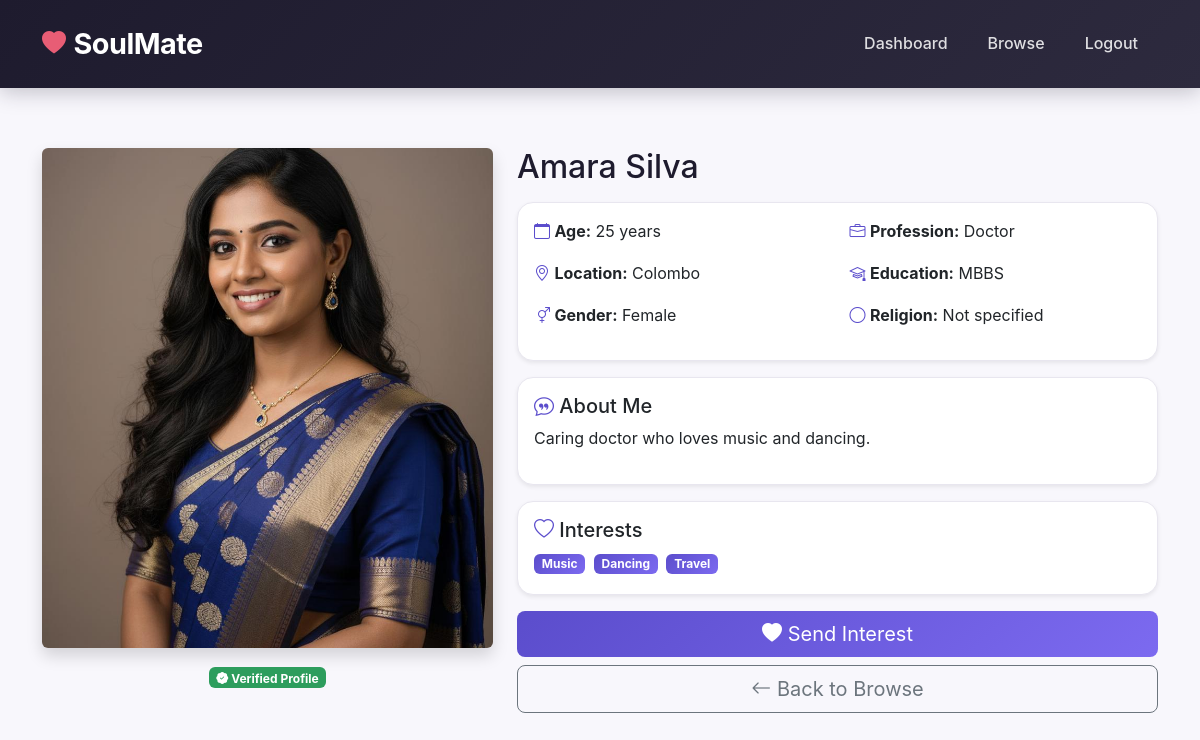
The app's page /profile.php?id=2 (signed in) with its own data.
### tables this page shows
CREATE TABLE users (
    id INT AUTO_INCREMENT PRIMARY KEY,
    first_name VARCHAR(50) NOT NULL,
    last_name VARCHAR(50) NOT NULL,
    email VARCHAR(100) UNIQUE NOT NULL,
    password_hash VARCHAR(255) NOT NULL,
    gender ENUM('male', 'female', 'other') NOT NULL,
    birthdate DATE NOT NULL,
    location VARCHAR(50) NOT NULL,
    occupation VARCHAR(100),
    education VARCHAR(50),
    religion VARCHAR(50),
    bio TEXT,
    looking_for ENUM('male', 'female', 'both', 'other'),
    interests TEXT,
    profile_image VARCHAR(255),
    is_verified BOOLEAN DEFAULT FALSE,
    created_at TIMESTAMP DEFAULT CURRENT_TIMESTAMP,
    updated_at TIMESTAMP DEFAULT CURRENT_TIMESTAMP ON UPDATE CURRENT_TIMESTAMP,
    last_login TIMESTAMP NULL
);

### includes/functions.php (called while the page is built, shortened)
<?php
function calculateAge($birthdate) {
    $today = new DateTime();
    $dob = new DateTime($birthdate);
    $diff = $today->diff($dob);
    return $diff->y;
}
function getUserById($userId) {
    $pdo = getDBConnection();
    $stmt = $pdo->prepare("SELECT * FROM users WHERE id = ?");
    $stmt->execute([$userId]);
    return $stmt->fetch();
}
?>

### profile.php (the view, shortened to what this page needs)
<?php
require_once 'includes/functions.php';
$profileId = (int)$_GET['id'];
$profile = getUserById($profileId);
$age = calculateAge($profile['birthdate']);
$imgSrc = 'images/profile1.jpeg';
if (!empty($profile['profile_image']) && file_exists($profile['profile_image'])) {
    $imgSrc = $profile['profile_image'];
} else {
    $localImages = [
        1 => 'profile1.jpeg',
        2 => 'profile2.jpeg',
        3 => 'profile3.jpeg',
        4 => 'profile4.jpeg',
        5 => 'profile5.jpeg',
        6 => 'profile6.jpeg'
    ];
    if (isset($localImages[$profile['id']])) {
        $imgSrc = 'images/' . $localImages[$profile['id']];
    } elseif ($profile['gender'] == 'female') {
        $imgSrc = 'images/profile2.jpeg';
    } else {
        $imgSrc = 'images/profile1.jpeg';
    }
}
?>
<!DOCTYPE html>
<html lang="en">
<head>
    <link href="https://cdn.jsdelivr.net/npm/bootstrap@5.3.2/dist/css/bootstrap.min.css" rel="stylesheet">
    <link rel="stylesheet" href="https://cdn.jsdelivr.net/npm/bootstrap-icons@1.11.3/font/bootstrap-icons.min.css">
    <link rel="stylesheet" href="css/style.css">
</head>
<body>
    <nav class="navbar navbar-expand-lg navbar-dark fixed-top soulmate-navbar">
        <div class="container">
            <a class="navbar-brand fw-bold" href="index.php">
                <i class="bi bi-heart-fill me-2"></i>
                SoulMate
            </a>
            <div class="collapse navbar-collapse" id="navbarNav">
                <ul class="navbar-nav ms-auto">
                    <li class="nav-item"><a class="nav-link" href="dashboard.php">Dashboard</a></li>
                    <li class="nav-item"><a class="nav-link" href="browse.php">Browse</a></li>
                    <li class="nav-item"><a class="nav-link" href="auth/logout.php">Logout</a></li>
                </ul>
            </div>
        </div>
    </nav>
    <div style="padding-top: 100px;">
        <div class="container mt-5">
            <div class="row">
                <div class="col-md-5 text-center">
                    <img src="<?php echo $imgSrc; ?>"
                         class="img-fluid rounded shadow"
                         style="max-height: 500px; width: 100%; object-fit: cover;"
                         alt="<?php echo htmlspecialchars($profile['first_name']); ?>">
                    <div class="mt-3">
                        <span class="badge bg-success"><i class="bi bi-patch-check-fill"></i> Verified Profile</span>
                    </div>
                </div>
                <div class="col-md-7">
                    <h2 class="mb-3"><?php echo htmlspecialchars($profile['first_name'] . ' ' . $profile['last_name']); ?></h2>
                    <div class="card shadow-sm mb-3">
                        <div class="card-body">
                            <div class="row">
                                <div class="col-sm-6">
                                    <p><i class="bi bi-calendar" style="color: #5b4dcc;"></i> <strong>Age:</strong> <?php echo $age; ?> years</p>
                                    <p><i class="bi bi-geo-alt" style="color: #5b4dcc;"></i> <strong>Location:</strong> <?php echo htmlspecialchars($profile['location']); ?></p>
                                    <p><i class="bi bi-gender-ambiguous" style="color: #5b4dcc;"></i> <strong>Gender:</strong> <?php echo ucfirst($profile['gender']); ?></p>
                                </div>
                                <div class="col-sm-6">
                                    <p><i class="bi bi-briefcase" style="color: #5b4dcc;"></i> <strong>Profession:</strong> <?php echo htmlspecialchars($profile['occupation'] ?? 'Not specified'); ?></p>
                                    <p><i class="bi bi-mortarboard" style="color: #5b4dcc;"></i> <strong>Education:</strong> <?php echo htmlspecialchars($profile['education'] ?? 'Not specified'); ?></p>
                                    <p><i class="bi bi-circle" style="color: #5b4dcc;"></i> <strong>Religion:</strong> <?php echo htmlspecialchars($profile['religion'] ?? 'Not specified'); ?></p>
                                </div>
                            </div>
                        </div>
                    </div>
                    <div class="card shadow-sm mb-3">
                        <div class="card-body">
                            <h5><i class="bi bi-chat-quote" style="color: #5b4dcc;"></i> About Me</h5>
                            <p><?php echo nl2br(htmlspecialchars($profile['bio'] ?? 'No bio available.')); ?></p>
                        </div>
                    </div>
                    <?php if ($profile['interests']): ?>
                    <div class="card shadow-sm mb-3">
                        <div class="card-body">
                            <h5><i class="bi bi-heart" style="color: #5b4dcc;"></i> Interests</h5>
                            <?php foreach (explode(',', $profile['interests']) as $interest): ?>
                                <span class="badge me-1 mb-1" style="background: linear-gradient(135deg, #5b4dcc 0%, #7c6af0 100%);"><?php echo htmlspecialchars(trim($interest)); ?></span>
                            <?php endforeach; ?>
                        </div>
                    </div>
                    <?php endif; ?>
                    <button class="btn btn-primary btn-lg w-100 mb-2" onclick="showInterest()" style="background: linear-gradient(135deg, #5b4dcc 0%, #7c6af0 100%); border: none;">
                        <i class="bi bi-heart-fill"></i> Send Interest
                    </button>
                    <a href="browse.php" class="btn btn-outline-secondary btn-lg w-100">
                        <i class="bi bi-arrow-left"></i> Back to Browse
                    </a>
                </div>
            </div>
        </div>
    </div>
</body>
</html>

### css/style.css (style rules this page uses)
:root { --primary-color: #4a3f8c; --primary-dark: #3a3070; --primary-light: #6b5ab8; --secondary-color: #8b7dd6; --secondary-light: #b8aee8; --accent-color: #e85d75; --accent-light: #f08a9f; --dark-color: #1e1b2e; --dark-secondary: #2d2a3e; --gray-dark: #4a4758; --gray-medium: #8a8798; --gray-light: #e8e6ef; --light-color: #f8f7fc; --white: #ffffff; --success-color: #2d9d5d; --warning-color: #e8a838; --danger-color: #d64545; }
* { margin: 0; padding: 0; box-sizing: border-box; }
body { font-family: 'Inter', -apple-system, BlinkMacSystemFont, 'Segoe UI', Roboto, sans-serif; color: var(--dark-color); background-color: var(--light-color); overflow-x: hidden; line-height: 1.6; }
.soulmate-navbar { background: linear-gradient(135deg, var(--dark-color) 0%, var(--dark-secondary) 100%) !important; padding: 1rem 0; box-shadow: 0 4px 20px rgba(30, 27, 46, 0.25); z-index: 1000; backdrop-filter: blur(10px); }
.soulmate-navbar .navbar-brand { font-size: 1.8rem; font-weight: 700; color: var(--white) !important; display: flex; align-items: center; letter-spacing: -0.5px; }
.soulmate-navbar .navbar-brand i { font-size: 1.5rem; color: var(--accent-color); margin-right: 0.5rem; }
.soulmate-navbar .nav-link { font-weight: 500; color: rgba(255, 255, 255, 0.85) !important; padding: 0.5rem 1rem !important; margin: 0 0.25rem; position: relative; transition: all 0.3s ease; border-radius: 6px; }
.btn-primary { background: linear-gradient(135deg, var(--primary-color) 0%, var(--primary-light) 100%); border: none; transition: all 0.3s ease; }
.badge.bg-success { background: var(--success-color) !important; }
.card { border-radius: 16px; border: 1px solid var(--gray-light); overflow: hidden; }

### records on screen
users: first_name+last_name "Amara Silva", birthdate "25", location "Colombo", gender "Female", occupation "Doctor", education "MBBS", religion "Not specified", bio "Caring doctor who loves music and dancing.", interests "Music", interests "Dancing", interests "Travel"
